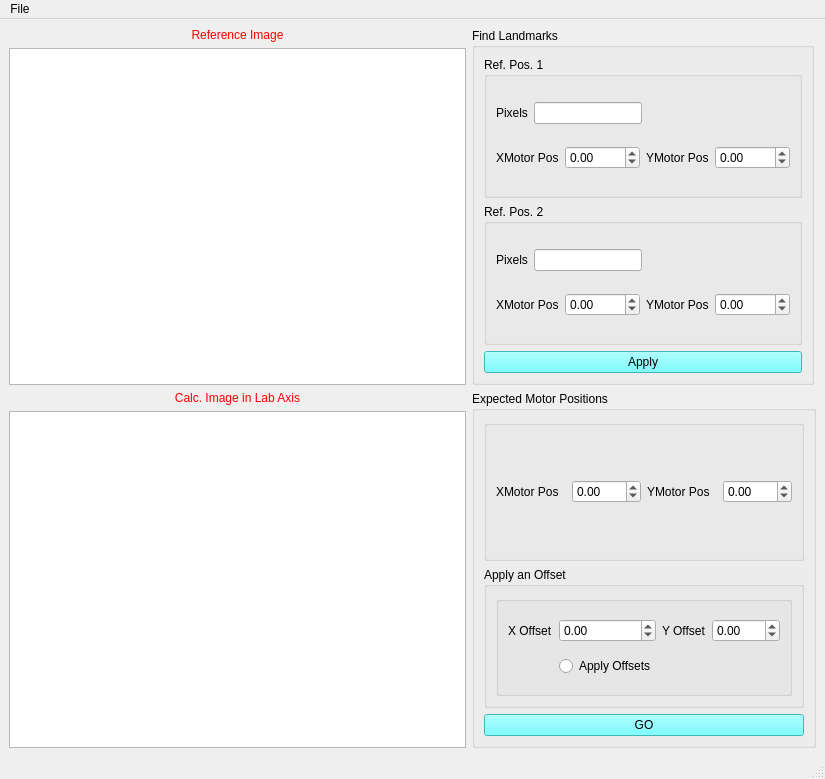
<?xml version="1.0" encoding="UTF-8"?>
<ui version="4.0">
 <class>MainWindow</class>
 <widget class="QMainWindow" name="MainWindow">
  <property name="geometry">
   <rect>
    <x>0</x>
    <y>0</y>
    <width>825</width>
    <height>779</height>
   </rect>
  </property>
  <property name="windowTitle">
   <string>ImageCorrelation</string>
  </property>
  <property name="styleSheet">
   <string notr="true"/>
  </property>
  <widget class="QWidget" name="centralwidget">
   <layout class="QGridLayout" name="gridLayout_8">
    <item row="0" column="0">
     <layout class="QVBoxLayout" name="verticalLayout_2">
      <item>
       <widget class="QLabel" name="label_4">
        <property name="sizePolicy">
         <sizepolicy hsizetype="Preferred" vsizetype="Fixed">
          <horstretch>0</horstretch>
          <verstretch>0</verstretch>
         </sizepolicy>
        </property>
        <property name="styleSheet">
         <string notr="true">color: rgb(255, 0, 0);
font: 12pt &quot;MS Shell Dlg 2&quot;;</string>
        </property>
        <property name="text">
         <string>Reference Image</string>
        </property>
        <property name="alignment">
         <set>Qt::AlignCenter</set>
        </property>
       </widget>
      </item>
      <item>
       <widget class="GraphicsLayoutWidget" name="ref_view">
        <property name="sizePolicy">
         <sizepolicy hsizetype="Preferred" vsizetype="Preferred">
          <horstretch>0</horstretch>
          <verstretch>0</verstretch>
         </sizepolicy>
        </property>
       </widget>
      </item>
     </layout>
    </item>
    <item row="0" column="1">
     <widget class="QGroupBox" name="groupBox">
      <property name="sizePolicy">
       <sizepolicy hsizetype="Fixed" vsizetype="Preferred">
        <horstretch>0</horstretch>
        <verstretch>0</verstretch>
       </sizepolicy>
      </property>
      <property name="title">
       <string>Find Landmarks</string>
      </property>
      <layout class="QGridLayout" name="gridLayout">
       <item row="0" column="0">
        <widget class="QGroupBox" name="groupBox_2">
         <property name="title">
          <string>Ref. Pos. 1</string>
         </property>
         <layout class="QGridLayout" name="gridLayout_5">
          <item row="0" column="0">
           <layout class="QHBoxLayout" name="horizontalLayout">
            <item>
             <widget class="QLabel" name="label">
              <property name="text">
               <string>Pixels</string>
              </property>
             </widget>
            </item>
            <item>
             <widget class="QLineEdit" name="le_ref1_pxls"/>
            </item>
           </layout>
          </item>
          <item row="0" column="1">
           <spacer name="horizontalSpacer">
            <property name="orientation">
             <enum>Qt::Horizontal</enum>
            </property>
            <property name="sizeHint" stdset="0">
             <size>
              <width>78</width>
              <height>20</height>
             </size>
            </property>
           </spacer>
          </item>
          <item row="1" column="0" colspan="2">
           <layout class="QHBoxLayout" name="horizontalLayout_2">
            <item>
             <widget class="QLabel" name="label_2">
              <property name="text">
               <string>XMotor Pos</string>
              </property>
             </widget>
            </item>
            <item>
             <widget class="QDoubleSpinBox" name="dsb_ref1_x">
              <property name="minimum">
               <double>-1000.000000000000000</double>
              </property>
              <property name="maximum">
               <double>1000.000000000000000</double>
              </property>
             </widget>
            </item>
            <item>
             <widget class="QLabel" name="label_3">
              <property name="text">
               <string>YMotor Pos</string>
              </property>
             </widget>
            </item>
            <item>
             <widget class="QDoubleSpinBox" name="dsb_ref1_y">
              <property name="minimum">
               <double>-1000.000000000000000</double>
              </property>
              <property name="maximum">
               <double>1000.000000000000000</double>
              </property>
             </widget>
            </item>
           </layout>
          </item>
         </layout>
        </widget>
       </item>
       <item row="1" column="0">
        <widget class="QGroupBox" name="groupBox_3">
         <property name="title">
          <string>Ref. Pos. 2</string>
         </property>
         <layout class="QGridLayout" name="gridLayout_4">
          <item row="0" column="0">
           <layout class="QHBoxLayout" name="horizontalLayout_3">
            <item>
             <widget class="QLabel" name="label_6">
              <property name="text">
               <string>Pixels</string>
              </property>
             </widget>
            </item>
            <item>
             <widget class="QLineEdit" name="le_ref2_pxls"/>
            </item>
           </layout>
          </item>
          <item row="0" column="1">
           <spacer name="horizontalSpacer_2">
            <property name="orientation">
             <enum>Qt::Horizontal</enum>
            </property>
            <property name="sizeHint" stdset="0">
             <size>
              <width>78</width>
              <height>20</height>
             </size>
            </property>
           </spacer>
          </item>
          <item row="1" column="0" colspan="2">
           <layout class="QHBoxLayout" name="horizontalLayout_4">
            <item>
             <widget class="QLabel" name="label_7">
              <property name="text">
               <string>XMotor Pos</string>
              </property>
             </widget>
            </item>
            <item>
             <widget class="QDoubleSpinBox" name="dsb_ref2_x">
              <property name="minimum">
               <double>-1000.000000000000000</double>
              </property>
              <property name="maximum">
               <double>1000.000000000000000</double>
              </property>
             </widget>
            </item>
            <item>
             <widget class="QLabel" name="label_8">
              <property name="text">
               <string>YMotor Pos</string>
              </property>
             </widget>
            </item>
            <item>
             <widget class="QDoubleSpinBox" name="dsb_ref2_y">
              <property name="minimum">
               <double>-1000.000000000000000</double>
              </property>
              <property name="maximum">
               <double>1000.000000000000000</double>
              </property>
              <property name="value">
               <double>0.000000000000000</double>
              </property>
             </widget>
            </item>
           </layout>
          </item>
         </layout>
        </widget>
       </item>
       <item row="2" column="0">
        <widget class="QPushButton" name="pushButton">
         <property name="styleSheet">
          <string notr="true">background-color: rgb(85, 255, 255);
font: 12pt &quot;MS Shell Dlg 2&quot;;</string>
         </property>
         <property name="text">
          <string>Apply</string>
         </property>
        </widget>
       </item>
      </layout>
     </widget>
    </item>
    <item row="1" column="0">
     <layout class="QVBoxLayout" name="verticalLayout">
      <item>
       <widget class="QLabel" name="label_5">
        <property name="sizePolicy">
         <sizepolicy hsizetype="Preferred" vsizetype="Fixed">
          <horstretch>0</horstretch>
          <verstretch>0</verstretch>
         </sizepolicy>
        </property>
        <property name="styleSheet">
         <string notr="true">font: 12pt &quot;MS Shell Dlg 2&quot;;
color: rgb(255, 0, 0);</string>
        </property>
        <property name="text">
         <string>Calc. Image in Lab Axis</string>
        </property>
        <property name="alignment">
         <set>Qt::AlignCenter</set>
        </property>
       </widget>
      </item>
      <item>
       <widget class="GraphicsLayoutWidget" name="labaxis_view">
        <property name="sizePolicy">
         <sizepolicy hsizetype="Preferred" vsizetype="Preferred">
          <horstretch>0</horstretch>
          <verstretch>0</verstretch>
         </sizepolicy>
        </property>
       </widget>
      </item>
     </layout>
    </item>
    <item row="1" column="1">
     <widget class="QGroupBox" name="groupBox_4">
      <property name="title">
       <string>Expected Motor Positions</string>
      </property>
      <layout class="QGridLayout" name="gridLayout_7">
       <item row="0" column="0">
        <widget class="QGroupBox" name="groupBox_5">
         <property name="title">
          <string/>
         </property>
         <layout class="QGridLayout" name="gridLayout_3">
          <item row="0" column="0">
           <widget class="QLabel" name="label_10">
            <property name="text">
             <string>XMotor Pos</string>
            </property>
           </widget>
          </item>
          <item row="0" column="1">
           <widget class="QDoubleSpinBox" name="dsb_calc_x">
            <property name="minimum">
             <double>-100.000000000000000</double>
            </property>
            <property name="maximum">
             <double>100.000000000000000</double>
            </property>
           </widget>
          </item>
          <item row="0" column="2">
           <widget class="QLabel" name="label_11">
            <property name="text">
             <string>YMotor Pos</string>
            </property>
           </widget>
          </item>
          <item row="0" column="3">
           <widget class="QDoubleSpinBox" name="dsb_calc_y">
            <property name="minimum">
             <double>-100.000000000000000</double>
            </property>
            <property name="value">
             <double>0.000000000000000</double>
            </property>
           </widget>
          </item>
         </layout>
        </widget>
       </item>
       <item row="1" column="0">
        <widget class="QGroupBox" name="groupBox_7">
         <property name="title">
          <string>Apply an Offset</string>
         </property>
         <layout class="QGridLayout" name="gridLayout_2">
          <item row="0" column="0">
           <widget class="QGroupBox" name="groupBox_6">
            <property name="title">
             <string/>
            </property>
            <layout class="QGridLayout" name="gridLayout_6">
             <item row="0" column="0">
              <widget class="QLabel" name="label_12">
               <property name="text">
                <string>X Offset</string>
               </property>
              </widget>
             </item>
             <item row="0" column="1">
              <widget class="QDoubleSpinBox" name="dsb_x_off">
               <property name="minimum">
                <double>-100.000000000000000</double>
               </property>
               <property name="maximum">
                <double>100.000000000000000</double>
               </property>
              </widget>
             </item>
             <item row="0" column="2">
              <widget class="QLabel" name="label_13">
               <property name="text">
                <string>Y Offset</string>
               </property>
              </widget>
             </item>
             <item row="0" column="3">
              <widget class="QDoubleSpinBox" name="dsb_y_off">
               <property name="minimum">
                <double>-100.000000000000000</double>
               </property>
               <property name="value">
                <double>0.000000000000000</double>
               </property>
              </widget>
             </item>
             <item row="1" column="1">
              <widget class="QRadioButton" name="rb_apply_off">
               <property name="text">
                <string>Apply Offsets</string>
               </property>
              </widget>
             </item>
            </layout>
           </widget>
          </item>
         </layout>
        </widget>
       </item>
       <item row="2" column="0">
        <widget class="QPushButton" name="pushButton_2">
         <property name="styleSheet">
          <string notr="true">background-color: rgb(85, 255, 255);
font: 12pt &quot;MS Shell Dlg 2&quot;;</string>
         </property>
         <property name="text">
          <string>GO</string>
         </property>
        </widget>
       </item>
      </layout>
     </widget>
    </item>
   </layout>
  </widget>
  <widget class="QMenuBar" name="menubar">
   <property name="geometry">
    <rect>
     <x>0</x>
     <y>0</y>
     <width>825</width>
     <height>21</height>
    </rect>
   </property>
   <widget class="QMenu" name="menuFile">
    <property name="title">
     <string>File</string>
    </property>
    <addaction name="actionLoad_refImage"/>
    <addaction name="actionSave_labImage"/>
   </widget>
   <addaction name="menuFile"/>
  </widget>
  <widget class="QStatusBar" name="statusbar"/>
  <action name="actionSave">
   <property name="text">
    <string>Save XANES Stack</string>
   </property>
  </action>
  <action name="actionSave_labImage">
   <property name="text">
    <string>Save Lab Axis Image</string>
   </property>
  </action>
  <action name="actionSave_Spectrum">
   <property name="text">
    <string>Save Spectrum</string>
   </property>
  </action>
  <action name="actionLoad_Energy_List">
   <property name="text">
    <string>Load Energy List</string>
   </property>
  </action>
  <action name="actionLoad_XRF_Map">
   <property name="text">
    <string>Load XRF Map</string>
   </property>
  </action>
  <action name="actionLoad_refImage">
   <property name="text">
    <string>Load Ref Image</string>
   </property>
  </action>
 </widget>
 <customwidgets>
  <customwidget>
   <class>GraphicsLayoutWidget</class>
   <extends>QGraphicsView</extends>
   <header>pyqtgraph</header>
  </customwidget>
 </customwidgets>
 <resources/>
 <connections/>
</ui>
